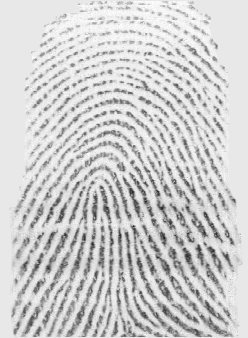
#> input picture input/10_1.png, 248 x 338 px; its folder holds only this picture in this run
$ python -i main.py   (imports and definitions only)
#> lines starting #> are read from the running program, lines starting #| are printed output that depends on the picture; after the words box and inside, x2 and y2 are one past the last pixel; in counts of white or black regions, pixels touching at a corner belong together
#> further down, picture is the input picture: shape (338, 248); min 28, max 255, mean 206.3
### preprocessing/normalization.py
"""
The main goal of normalization is to reduce the variance of the gray
level value along the ridges to facilitate subsequent processing steps
"""
import numpy as np


# Function to calculate normalized gray level for a pixel
def normalizePixel(val, m, v, m0, v0):
    """
    val = pixel value
    m = global image mean
    v = global image variance
    m0 = desired mean
    v0 = desired variance
    """
    x = np.sqrt((v0 * ((val - m) ** 2)) / v)
    if val < m:
        return m0 - x

    return m0 + x


# Function to perform normalization on an image
def normalize(img, m0, v0):
#> called with m0 = 100, v0 = 100
    m = np.mean(img)
#> m = 206.3
    v = np.std(img) ** 2
#> v = 1563.9
    (w, h) = img.shape
    normalizedImg = img.copy()
    for i in range(w):
        for j in range(h):
            normalizedImg[i, j] = normalizePixel(img[i, j], m, v, m0, v0)

    return normalizedImg

### preprocessing/segmentation.py
import numpy as np
import cv2 as cv


def normalise(img):
    return (img - np.mean(img)) / (np.std(img))


def create_segmented_and_variance_images(im, w, threshold=0.2):
    """
    Returns mask identifying the ROI. Calculates the standard deviation
    in each image block and threshold the ROI. It also normalises the intesity
    values of the image so that the ridge regions have zero mean, unit standard
    deviation.

    im: Image
    w: size of the block
    threshold: std threshold

    returns: segmented_image
    """
#> called with w = 16, threshold = 0.2
    (y, x) = im.shape
    threshold = np.std(im) * threshold

    image_variance = np.zeros(im.shape)
    segmented_image = im.copy()
    mask = np.ones_like(im)

    for i in range(0, x, w):
        for j in range(0, y, w):
            box = [i, j, min(i + w, x), min(j + w, y)]
            block_stddev = np.std(im[box[1] : box[3], box[0] : box[2]])
            image_variance[box[1] : box[3], box[0] : box[2]] = block_stddev
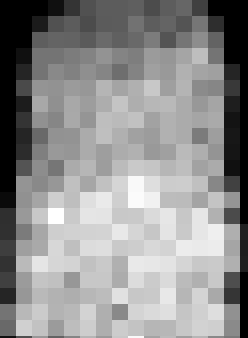
#> image_variance: shape (338, 248) float64; min 0, max 13.83, mean 7.77; drawn with min black and max white

    # apply threshold
    mask[image_variance < threshold] = 0

    # smooth mask with a open/close morphological filter
    kernel = cv.getStructuringElement(cv.MORPH_ELLIPSE, (w * 2, w * 2))
    mask = cv.morphologyEx(mask, cv.MORPH_OPEN, kernel)
    mask = cv.morphologyEx(mask, cv.MORPH_CLOSE, kernel)

    # normalize segmented image
    segmented_image *= mask
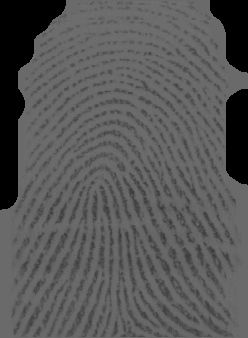
#> segmented_image: shape (338, 248); min 0, max 112, mean 87.5
    im = normalise(im)
    mean_val = np.mean(im[mask == 0])
    std_val = np.std(im[mask == 0])
    norm_img = (im - mean_val) / (std_val)

    return segmented_image, norm_img, mask

### preprocessing/orientation.py
import math
import numpy as np
import cv2 as cv


def calculate_angles(im, W, smoth=False):
    """
    im: image
    W: int width of the ridge
    returns: array
    """
#> called with W = 16, smoth = False
    j1 = lambda x, y: 2 * x * y
    j2 = lambda x, y: x**2 - y**2
    j3 = lambda x, y: x**2 + y**2

    (y, x) = im.shape

    sobelOperator = [[-1, 0, 1], [-2, 0, 2], [-1, 0, 1]]
    ySobel = np.array(sobelOperator).astype(np.int32)
    xSobel = np.transpose(ySobel).astype(np.int32)

    result = [[] for i in range(1, y, W)]

    Gx_ = cv.filter2D(im / 125, -1, ySobel) * 125
    Gy_ = cv.filter2D(im / 125, -1, xSobel) * 125

    for j in range(1, y, W):
        for i in range(1, x, W):
            nominator = 0
            denominator = 0
            for l in range(j, min(j + W, y - 1)):
                for k in range(i, min(i + W, x - 1)):
                    Gx = round(Gx_[l, k])
                    Gy = round(Gy_[l, k])
                    nominator += j1(Gx, Gy)
                    denominator += j2(Gx, Gy)

            if nominator or denominator:
                angle = (math.pi + math.atan2(nominator, denominator)) / 2
                orientation = np.pi / 2 + math.atan2(nominator, denominator) / 2
                result[int((j - 1) // W)].append(angle)
            else:
                result[int((j - 1) // W)].append(0)

    result = np.array(result)

    if smoth:
        result = smooth_angles(result)

    return result


def gauss(x, y):
    ssigma = 1.0
    return (1 / (2 * math.pi * ssigma)) * math.exp(-(x * x + y * y) / (2 * ssigma))


# [20 lines left out: functions kernel_from_function, smooth_angles, not called in this run]


def get_line_ends(i, j, W, tang):
    if -1 <= tang and tang <= 1:
        begin = (i, int((-W / 2) * tang + j + W / 2))
        end = (i + W, int((W / 2) * tang + j + W / 2))
    else:
        begin = (int(i + W / 2 + W / (2 * tang)), j + W // 2)
        end = (int(i + W / 2 - W / (2 * tang)), j - W // 2)
    return (begin, end)


def visualize_angles(im, mask, angles, W):
#> called with angles = array of shape (22, 16), W = 16
    (y, x) = im.shape
    result = cv.cvtColor(np.zeros(im.shape, np.uint8), cv.COLOR_GRAY2RGB)
#> result: shape (338, 248, 3); every value is 0
    mask_threshold = (W - 1) ** 2
    for i in range(1, x, W):
        for j in range(1, y, W):
            radian = np.sum(mask[j - 1 : j + W, i - 1 : i + W])
            if radian > mask_threshold:
                tang = math.tan(angles[(j - 1) // W][(i - 1) // W])
                (begin, end) = get_line_ends(i, j, W, tang)
                cv.line(result, begin, end, color=150)
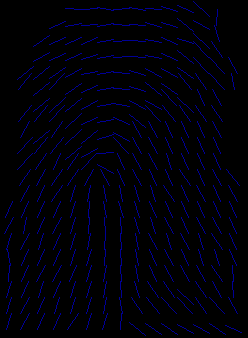
#> result: shape (338, 248, 3); mean B, G, R 8.6, 0, 0

    cv.resize(result, im.shape, result)
    return result

### preprocessing/frequency.py
import numpy as np
import math
import scipy.ndimage


def frequest(im, orientim, kernel_size, minWaveLength, maxWaveLength):
    """
    Function to estimate the fingerprint ridge frequency within a small block
    of a fingerprint image.
    An image block the same size as im with all values set to the estimated ridge spatial frequency.  If a
    ridge frequency cannot be found, or cannot be found within the limits set by min and max Wavlength freqim is set to zeros.
    """
    rows, cols = np.shape(im)

    # Find mean orientation within the block. This is done by averaging the
    # sines and cosines of the doubled angles before reconstructing the angle again.
    cosorient = np.cos(2 * orientim)
    sinorient = np.sin(2 * orientim)
    block_orient = math.atan2(sinorient, cosorient) / 2

    # Rotate the image block so that the ridges are vertical
    rotim = scipy.ndimage.rotate(
        im,
        block_orient / np.pi * 180 + 90,
        axes=(1, 0),
        reshape=False,
        order=3,
        mode="nearest",
    )

    # Now crop the image so that the rotated image does not contain any invalid regions.
    cropsze = int(np.fix(rows / np.sqrt(2)))
    offset = int(np.fix((rows - cropsze) / 2))
    rotim = rotim[offset : offset + cropsze][:, offset : offset + cropsze]

    # Sum down the columns to get a projection of the grey values down the ridges.
    ridge_sum = np.sum(rotim, axis=0)
    dilation = scipy.ndimage.grey_dilation(
        ridge_sum, kernel_size, structure=np.ones(kernel_size)
    )
    ridge_noise = np.abs(dilation - ridge_sum)
    peak_thresh = 2
    maxpts = (ridge_noise < peak_thresh) & (ridge_sum > np.mean(ridge_sum))
    maxind = np.where(maxpts)
    _, no_of_peaks = np.shape(maxind)

    # Determine the spatial frequency of the ridges by dividing the
    # distance between the 1st and last peaks by the (No of peaks-1). If no
    # peaks are detected, or the wavelength is outside the allowed bounds, the frequency image is set to 0
    if no_of_peaks < 2:
        freq_block = np.zeros(im.shape)
    else:
        waveLength = (maxind[0][-1] - maxind[0][0]) / (no_of_peaks - 1)
        if waveLength >= minWaveLength and waveLength <= maxWaveLength:
            freq_block = 1 / np.double(waveLength) * np.ones(im.shape)
        else:
            freq_block = np.zeros(im.shape)
    return freq_block


def ridge_freq(im, mask, orient, block_size, kernel_size, minWaveLength, maxWaveLength):
    # Function to estimate the fingerprint ridge frequency across a
    # fingerprint image.
#> called with orient = array of shape (22, 16), block_size = 16, kernel_size = 5, minWaveLength = 5, maxWaveLength = 15
    rows, cols = im.shape
    freq = np.zeros((rows, cols))

    for row in range(0, rows - block_size, block_size):
        for col in range(0, cols - block_size, block_size):
            image_block = im[row : row + block_size][:, col : col + block_size]
            angle_block = orient[row // block_size][col // block_size]
            if angle_block:
                freq[row : row + block_size][:, col : col + block_size] = frequest(
                    image_block, angle_block, kernel_size, minWaveLength, maxWaveLength
                )
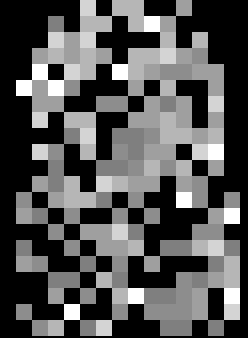
#> freq: shape (338, 248) float64; min 0, max 0.2, mean 0.0656; drawn with min black and max white

    freq = freq * mask
    freq_1d = np.reshape(freq, (1, rows * cols))
    ind = np.where(freq_1d > 0)
    ind = np.array(ind)
    ind = ind[1, :]
    non_zero_elems_in_freq = freq_1d[0][ind]
    medianfreq = np.median(non_zero_elems_in_freq) * mask
#> medianfreq: shape (338, 248) float64; values 0 (black) and 0.125 (white), 88.8% white; 3 black regions, box (x1, y1, x2, y2) and area: (0, 0, 66, 210) 5649, (226, 89, 248, 185) 1922, (210, 0, 248, 73) 1818

    return medianfreq

### preprocessing/gabor_filter.py
"""
The principle of gabor filtering is to modify the value of the pixels of an image, generally in order to
improve its appearance. In practice, it is a matter of creating a new image using the pixel values
of the original image, in order to select in the Fourier domain the set of frequencies that make up
the region to be detected. The filter used is the Gabor filter with even symmetry and oriented at 0 degrees.

The resulting image will be the spatial convolution of the original (normalized) image and one of
the base filters in the direction and local frequency from the two directional and frequency maps
"""
import numpy as np
import scipy


def gabor_filter(im, orient, freq, kx=0.65, ky=0.65):
    """
    Gabor filter is a linear filter used for edge detection. Gabor filter can be viewed as a sinusoidal plane of
    particular frequency and orientation, modulated by a Gaussian envelope.
    """
#> called with orient = array of shape (22, 16), kx = 0.65, ky = 0.65
    angleInc = 3
    im = np.double(im)
    rows, cols = im.shape
    return_img = np.zeros((rows, cols))

    # Round the array of frequencies to the nearest 0.01 to reduce the
    # number of distinct frequencies we have to deal with.
    freq_1d = freq.flatten()
    frequency_ind = np.array(np.where(freq_1d > 0))
    non_zero_elems_in_freq = freq_1d[frequency_ind]
    non_zero_elems_in_freq = np.double(np.round((non_zero_elems_in_freq * 100))) / 100
    unfreq = np.unique(non_zero_elems_in_freq)

    # Generate filters corresponding to these distinct frequencies and
    # orientations in 'angleInc' increments.
    sigma_x = 1 / unfreq * kx
    sigma_y = 1 / unfreq * ky

    block_size = int(np.round(3 * np.max([sigma_x, sigma_y])))
    array = np.linspace(-block_size, block_size, (2 * block_size + 1))
    x, y = np.meshgrid(array, array)

    # gabor filter equation
    reffilter = np.exp(
        -(
            (
                (np.power(x, 2)) / (sigma_x * sigma_x)
                + (np.power(y, 2)) / (sigma_y * sigma_y)
            )
        )
    ) * np.cos(2 * np.pi * unfreq[0] * x)
    filt_rows, filt_cols = reffilter.shape
    gabor_filter = np.array(np.zeros((180 // angleInc, filt_rows, filt_cols)))

    # Generate rotated versions of the filter.
    for degree in range(0, 180 // angleInc):
        rot_filt = scipy.ndimage.rotate(
            reffilter, -(degree * angleInc + 90), reshape=False
        )
        gabor_filter[degree] = rot_filt

    # Convert orientation matrix values from radians to an index value that corresponds to round(degrees/angleInc)
    maxorientindex = np.round(180 / angleInc)
    orientindex = np.round(orient / np.pi * 180 / angleInc)
    for i in range(0, rows // 16):
        for j in range(0, cols // 16):
            if orientindex[i][j] < 1:
                orientindex[i][j] = orientindex[i][j] + maxorientindex
            if orientindex[i][j] > maxorientindex:
                orientindex[i][j] = orientindex[i][j] - maxorientindex

    # Find indices of matrix points greater than maxsze from the image boundary
    block_size = int(block_size)
    valid_row, valid_col = np.where(freq > 0)
    finalind = np.where(
        (valid_row > block_size)
        & (valid_row < rows - block_size)
        & (valid_col > block_size)
        & (valid_col < cols - block_size)
    )

    for k in range(0, np.shape(finalind)[1]):
        r = valid_row[finalind[0][k]]
        c = valid_col[finalind[0][k]]
        img_block = im[r - block_size : r + block_size + 1][
            :, c - block_size : c + block_size + 1
        ]
        return_img[r][c] = np.sum(
            img_block * gabor_filter[int(orientindex[r // 16][c // 16]) - 1]
        )
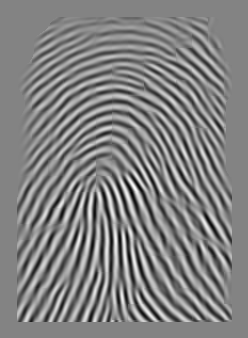
#> return_img: shape (338, 248) float64; min -1838.5, max 1733.3, mean -19.2; drawn with min black and max white

    gabor_img = 255 - np.array((return_img < 0) * 255).astype(np.uint8)
#> gabor_img: shape (338, 248); 62.2% white; 31 black regions (2 under 20 px), largest, box (x1, y1, x2, y2) and area: (18, 66, 232, 247) 4719, (17, 164, 200, 322) 3124, (17, 152, 228, 322) 2954

    return gabor_img

### preprocessing/skeletonize.py
"""
To facilitate extraction of minutiae the image must be skeletonized: a sequence of morphological
erosion operations will reduce the thickness of the striations until the latter is equal to one pixel
while maintaining the connectivity of the striations ( That is to say that the continuity of the
striaes must be respected, holes must not be inserted). While some papers use Rosenfeld algorithm for its
simplicity.
"""
import numpy as np
import cv2 as cv
from crossing_number import calculate_minutiaes
from skimage.morphology import skeletonize as skelt
from skimage.morphology import thin


def skeletonize(image_input):
    """
    Skeletonization reduces binary objects to 1 pixel wide representations.
    skeletonize works by making successive passes of the image. On each pass, border pixels are identified
    and removed on the condition that they do not break the connectivity of the corresponding object.
    """
    image = np.zeros_like(image_input)
    image[image_input == 0] = 1.0
    output = np.zeros_like(image_input)
    skeleton = skelt(image)
    output[skeleton] = 255
    cv.bitwise_not(output, output)
#> output: shape (338, 248); 92.7% white; black in thin lines or dots, all inside (x1, y1, x2, y2) = (17, 17, 232, 322)
    return output


# [40 lines left out: function thinning_morph, not called in this run]

### preprocessing/crossing_number.py
import cv2 as cv
import numpy as np


def minutiae_at(pixels, i, j, kernel_size):
    """
    Crossing number methods is a really simple way to detect ridge endings and ridge bifurcations.
    Then the crossing number algorithm will look at 3x3 pixel blocks:

    if middle pixel is black (represents ridge):
    if pixel on boundary are crossed with the ridge once, then it is a possible ridge ending
    if pixel on boundary are crossed with the ridge three times, then it is a ridge bifurcation
    """
    # if middle pixel is black (represents ridge)
    if pixels[i][j] == 1:
        if kernel_size == 3:
            cells = [
                (-1, -1),
                (-1, 0),
                (-1, 1),
                (0, 1),
                (1, 1),
                (1, 0),
                (1, -1),
                (0, -1),
                (-1, -1),
            ]
        else:
            cells = [
                (-2, -2),
                (-2, -1),
                (-2, 0),
                (-2, 1),
                (-2, 2),
                (-1, 2),
                (0, 2),
                (1, 2),
                (2, 2),
                (2, 1),
                (2, 0),
                (2, -1),
                (2, -2),
                (1, -2),
                (0, -2),
                (-1, -2),
                (-2, -2),
            ]

        values = [pixels[i + l][j + k] for k, l in cells]

        # count crossing how many times it goes from 0 to 1
        crossings = 0
        for k in range(0, len(values) - 1):
            crossings += abs(values[k] - values[k + 1])
        crossings //= 2

        # if pixel on boundary are crossed with the ridge once, then it is a possible ridge ending
        # if pixel on boundary are crossed with the ridge three times, then it is a ridge bifurcation
        if crossings == 1:
            return "ending"
        if crossings == 3:
            return "bifurcation"

    return "none"


def calculate_minutiaes(im, kernel_size=3):
#> called with kernel_size = 3
    biniry_image = np.zeros_like(im)
    biniry_image[im < 10] = 1.0
    biniry_image = biniry_image.astype(np.int8)

    (y, x) = im.shape
    result = cv.cvtColor(im, cv.COLOR_GRAY2RGB)
    minutiae_list = []
    colors = {"ending": (150, 0, 0), "bifurcation": (0, 150, 0)}

    # iterate each pixel minutia
    for i in range(1, x - kernel_size // 2):
        for j in range(1, y - kernel_size // 2):
            minutiae = minutiae_at(biniry_image, j, i, kernel_size)
            if minutiae != "none":
                cv.circle(result, (i, j), radius=2, color=colors[minutiae], thickness=2)
                minutiae_list.append({
                    'type': minutiae,
                    'position': (i, j)
                })
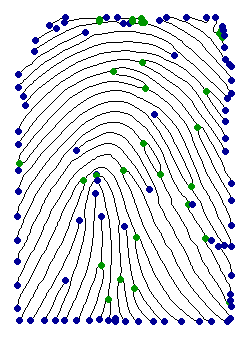
#> result: shape (338, 248, 3); mean B, G, R 231.4, 227.6, 225.9

    return result, minutiae_list

### preprocessing/poincare.py
import orientation
import math
import cv2 as cv
import numpy as np


def poincare_index_at(i, j, angles, tolerance):
    """
    compute the summation difference between the adjacent orientations such that the orientations is less then 90 degrees
    """
    cells = [
        (-1, -1),
        (-1, 0),
        (-1, 1),
        (0, 1),
        (1, 1),
        (1, 0),
        (1, -1),
        (0, -1),
        (-1, -1),
    ]

    angles_around_index = [math.degrees(angles[i - k][j - l]) for k, l in cells]
    index = 0
    for k in range(0, 8):
        # calculate the difference
        difference = angles_around_index[k] - angles_around_index[k + 1]
        if difference > 90:
            difference -= 180
        elif difference < -90:
            difference += 180

        index += difference

    if 180 - tolerance <= index <= 180 + tolerance:
        return "loop"
    if -180 - tolerance <= index <= -180 + tolerance:
        return "delta"
    if 360 - tolerance <= index <= 360 + tolerance:
        return "whorl"
    return "none"


def calculate_singularities(im, angles, tolerance, W, mask):
#> called with angles = array of shape (22, 16), tolerance = 1, W = 16
    result = cv.cvtColor(im, cv.COLOR_GRAY2RGB)

    # DELTA: RED, LOOP:ORANGE, WHORL:PINK
    colors = {"loop": (0, 0, 255), "delta": (0, 128, 255), "whorl": (255, 153, 255)}

    singularities_list = []  # List to store singularity information

    for i in range(3, len(angles) - 2):  # Y
        for j in range(3, len(angles[i]) - 2):  # X
            # Mask any singularity outside of the mask
            mask_slice = mask[(i - 2) * W : (i + 3) * W, (j - 2) * W : (j + 3) * W]
            mask_flag = np.sum(mask_slice)
            if mask_flag == (W * 5) ** 2:
                singularity = poincare_index_at(i, j, angles, tolerance)
                if singularity != "none":
                    cv.rectangle(
                        result,
                        ((j + 0) * W, (i + 0) * W),
                        ((j + 1) * W, (i + 1) * W),
                        colors[singularity],
                        3,
                    )
                    singularities_list.append({
                        'type': singularity,
                        'position': ((j + 0) * W, (i + 0) * W)
                    })
#> this loop made 17 passes
#> result: shape (338, 248, 3); mean B, G, R 234, 235.3, 236.6

    return result, singularities_list

### preprocessing/main.py
import csv
import cv2 as cv
from glob import glob
import os
import numpy as np
from poincare import calculate_singularities
from segmentation import create_segmented_and_variance_images
from normalization import normalize
from gabor_filter import gabor_filter
from frequency import ridge_freq
import orientation
from crossing_number import calculate_minutiaes
from  tqdm import tqdm
from skeletonize import skeletonize


def f(input_img):
    # normalization -> orientation -> frequency -> mask -> filtering
    block_size = 16

    # normalization - removes the effects of sensor noise and finger pressure differences.
    normalized_img = normalize(input_img.copy(), float(100), float(100))

    # ROI and normalisation
    (segmented_img, normim, mask) = create_segmented_and_variance_images(
        normalized_img, block_size, 0.2
    )

    # orientations
    angles = orientation.calculate_angles(normalized_img, W=block_size, smoth=False)
    orientation_img = orientation.visualize_angles(
        segmented_img, mask, angles, W=block_size
    )

    # find the overall frequency of ridges in Wavelet Domain
    freq = ridge_freq(
        normim,
        mask,
        angles,
        block_size,
        kernel_size=5,
        minWaveLength=5,
        maxWaveLength=15,
    )

    # create gabor filter and do the actual filtering
    gabor_img = gabor_filter(normim, angles, freq)

    # thinning or skeletonize
    thin_image = skeletonize(gabor_img)

    # minutias
    minutiae, minutiae_list = calculate_minutiaes(thin_image)

    # singularities
    singularities_img, singularities_list = calculate_singularities(thin_image, angles, 1, block_size, mask)

    # Combine minutiae_list and singularities_list into features
    features = {
        "minutiae_list": minutiae_list,
        "singularities_list": singularities_list,
    }

    # visualize pipeline stage by stage
    output_imgs = [
        input_img,
        normalized_img,
        segmented_img,
        orientation_img,
        gabor_img,
        thin_image,
        minutiae,
        singularities_img,
    ]

    for i in range(len(output_imgs)):
        if len(output_imgs[i].shape) == 2:
            output_imgs[i] = cv.cvtColor(output_imgs[i], cv.COLOR_GRAY2RGB)
#> this loop made 8 passes
    results = np.concatenate(
        [np.concatenate(output_imgs[:4], 1), np.concatenate(output_imgs[4:], 1)]
    ).astype(np.uint8)
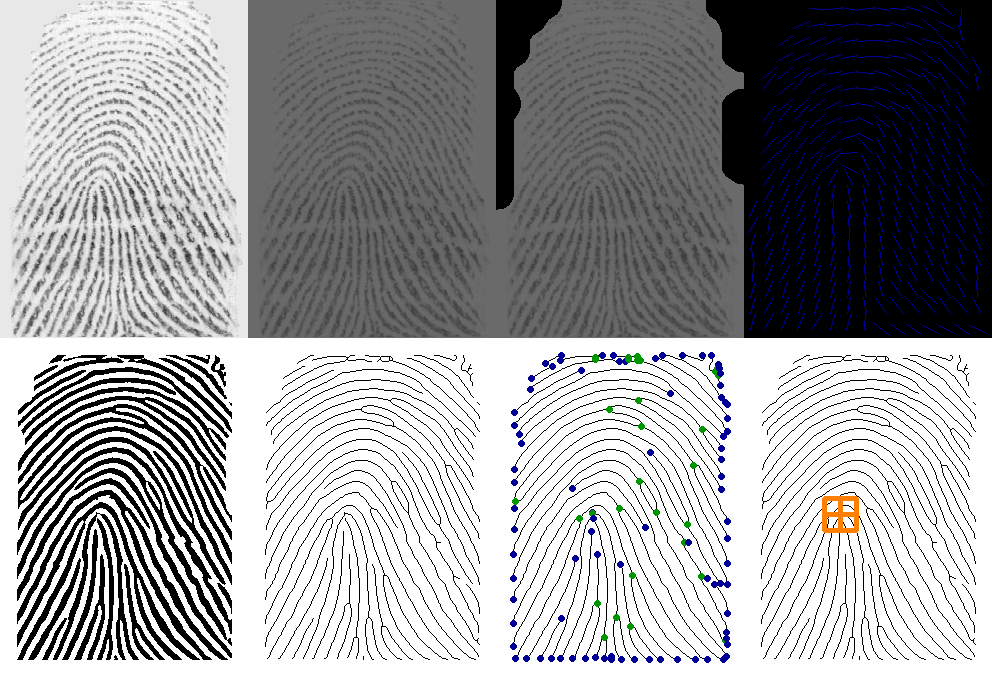
#> results: shape (676, 992, 3); mean of channels 0, 1, 2 157.8, 156.4, 156.4; drawn as B, G, R

    return results, features


# [52 lines not run here, left out]

>>> import cv2
>>> picture = cv2.imread('../input/10_1.png', cv2.IMREAD_GRAYSCALE)
>>> result = f(picture)
